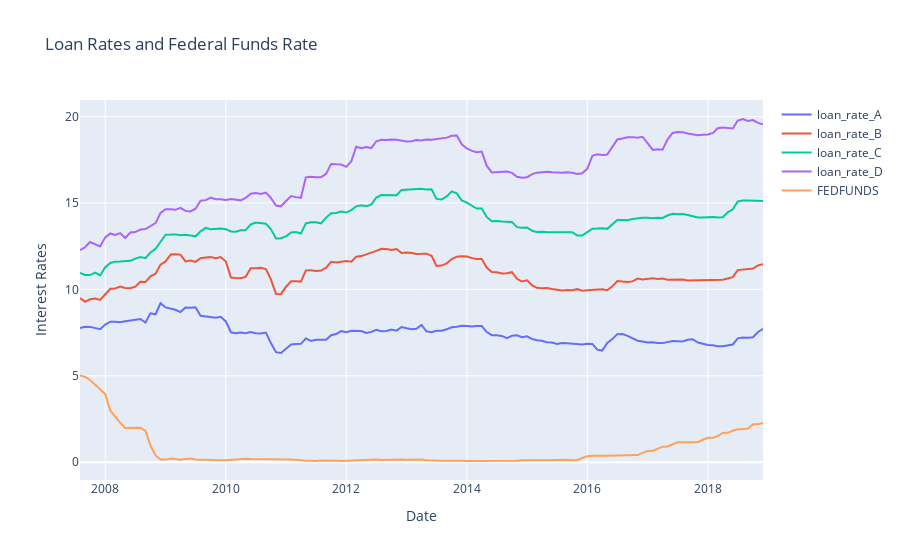

The notebook cell saved with this chart:
### Markdown cell above
Time Series Plots.

### Code cell
import plotly.graph_objs as go
from plotly.subplots import make_subplots

def plot_time_series(df, subplot=False):
    """
    Plots the columns of a DataFrame as line charts or subplots.

    Args:
        df (pd.DataFrame): The DataFrame to plot.
        subplot (bool): Whether to plot each variable as a separate subplot or as a combined line chart.

    Returns:
        None
    """
    # Get the list of column names
    columns_to_plot = list(df.columns)

    if subplot:
        # Initialize the figure with subplots
        fig = make_subplots(rows=len(columns_to_plot), cols=1, shared_xaxes=True, vertical_spacing=0.05)

        # Add a subplot trace for each series
        for i, column in enumerate(columns_to_plot):
            fig.add_trace(go.Scatter(x=df.index, y=df[column], name=column, mode='lines'), row=i+1, col=1)

        # Customize the layout
        fig.update_layout(title='Loan Rates and Federal Funds Rate', height=800)

    else:
        # Initialize the figure
        fig = go.Figure()

        # Add a line trace for each series
        for column in columns_to_plot:
            fig.add_trace(go.Scatter(x=df.index, y=df[column], name=column, mode='lines'))

        # Customize the layout
        fig.update_layout(title='Loan Rates and Federal Funds Rate',
                          xaxis_title='Date',
                          yaxis_title='Interest Rates')

    return fig


fig = plot_time_series(df)
fig.show()

### Figure 1 — Plotly figure (JSON) as saved in the notebook; plotly's stock layout.template omitted (floating-point values rounded to 4 significant figures; data arrays with more than 128 entries replaced by an {"elided": "..."} marker saying what was removed)
{"data": [{"mode": "lines", "name": "loan_rate_A", "type": "scatter", "x": {"elided": "137 str values"}, "y": {"elided": "137 float values"}}, {"mode": "lines", "name": "loan_rate_B", "type": "scatter", "x": {"elided": "137 str values"}, "y": {"elided": "137 float values"}}, {"mode": "lines", "name": "loan_rate_C", "type": "scatter", "x": {"elided": "137 str values"}, "y": {"elided": "137 float values"}}, {"mode": "lines", "name": "loan_rate_D", "type": "scatter", "x": {"elided": "137 str values"}, "y": {"elided": "137 float values"}}, {"mode": "lines", "name": "FEDFUNDS", "type": "scatter", "x": {"elided": "137 str values"}, "y": {"elided": "137 float values"}}], "layout": {"title": {"text": "Loan Rates and Federal Funds Rate"}, "xaxis": {"title": {"text": "Date"}}, "yaxis": {"title": {"text": "Interest Rates"}}}}
